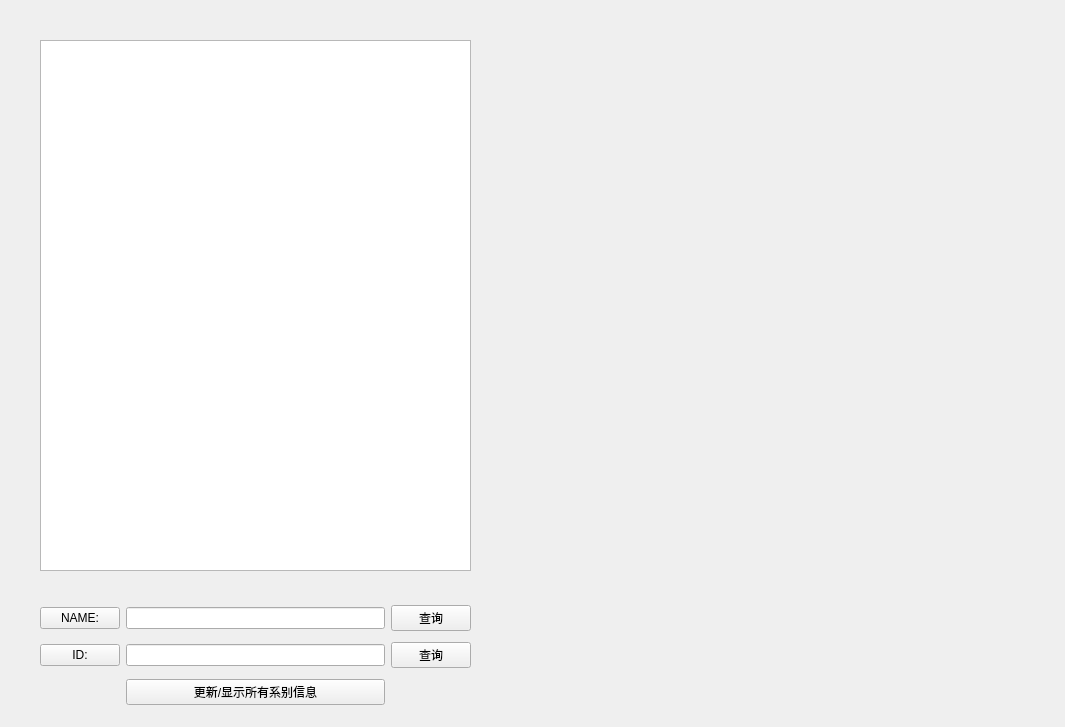
<?xml version="1.0" encoding="UTF-8"?>
<ui version="4.0">
 <class>searchinfodeparts</class>
 <widget class="QWidget" name="searchinfodeparts">
  <property name="geometry">
   <rect>
    <x>0</x>
    <y>0</y>
    <width>1065</width>
    <height>727</height>
   </rect>
  </property>
  <property name="windowTitle">
   <string>Form</string>
  </property>
  <widget class="QTableView" name="tableView">
   <property name="geometry">
    <rect>
     <x>40</x>
     <y>40</y>
     <width>431</width>
     <height>531</height>
    </rect>
   </property>
  </widget>
  <widget class="QWidget" name="widget_2" native="true">
   <property name="geometry">
    <rect>
     <x>40</x>
     <y>600</y>
     <width>431</width>
     <height>111</height>
    </rect>
   </property>
   <layout class="QGridLayout" name="gridLayout">
    <item row="1" column="2">
     <widget class="QPushButton" name="pushButton_6">
      <property name="styleSheet">
       <string notr="true">font: 9pt &quot;黑体&quot;;</string>
      </property>
      <property name="text">
       <string>查询</string>
      </property>
     </widget>
    </item>
    <item row="0" column="1">
     <widget class="QLineEdit" name="lineEdit_search_name"/>
    </item>
    <item row="0" column="2">
     <widget class="QPushButton" name="pushButton_5">
      <property name="styleSheet">
       <string notr="true">font: 9pt &quot;黑体&quot;;</string>
      </property>
      <property name="text">
       <string>查询</string>
      </property>
     </widget>
    </item>
    <item row="1" column="1">
     <widget class="QLineEdit" name="lineEdit_search_number"/>
    </item>
    <item row="2" column="1">
     <widget class="QPushButton" name="pushButton_8">
      <property name="styleSheet">
       <string notr="true">font: 9pt &quot;黑体&quot;;</string>
      </property>
      <property name="text">
       <string>更新/显示所有系别信息</string>
      </property>
     </widget>
    </item>
    <item row="0" column="0">
     <widget class="QPushButton" name="pushButton">
      <property name="text">
       <string>NAME:</string>
      </property>
     </widget>
    </item>
    <item row="1" column="0">
     <widget class="QPushButton" name="pushButton_2">
      <property name="text">
       <string>ID:</string>
      </property>
     </widget>
    </item>
   </layout>
   <zorder>lineEdit_search_name</zorder>
   <zorder>pushButton_6</zorder>
   <zorder>lineEdit_search_number</zorder>
   <zorder>pushButton_5</zorder>
   <zorder>pushButton</zorder>
   <zorder>pushButton_2</zorder>
   <zorder>pushButton_8</zorder>
  </widget>
  <widget class="QLabel" name="label_3">
   <property name="geometry">
    <rect>
     <x>0</x>
     <y>0</y>
     <width>1065</width>
     <height>727</height>
    </rect>
   </property>
   <property name="text">
    <string/>
   </property>
  </widget>
  <zorder>label_3</zorder>
  <zorder>tableView</zorder>
  <zorder>widget_2</zorder>
 </widget>
 <resources/>
 <connections/>
</ui>
